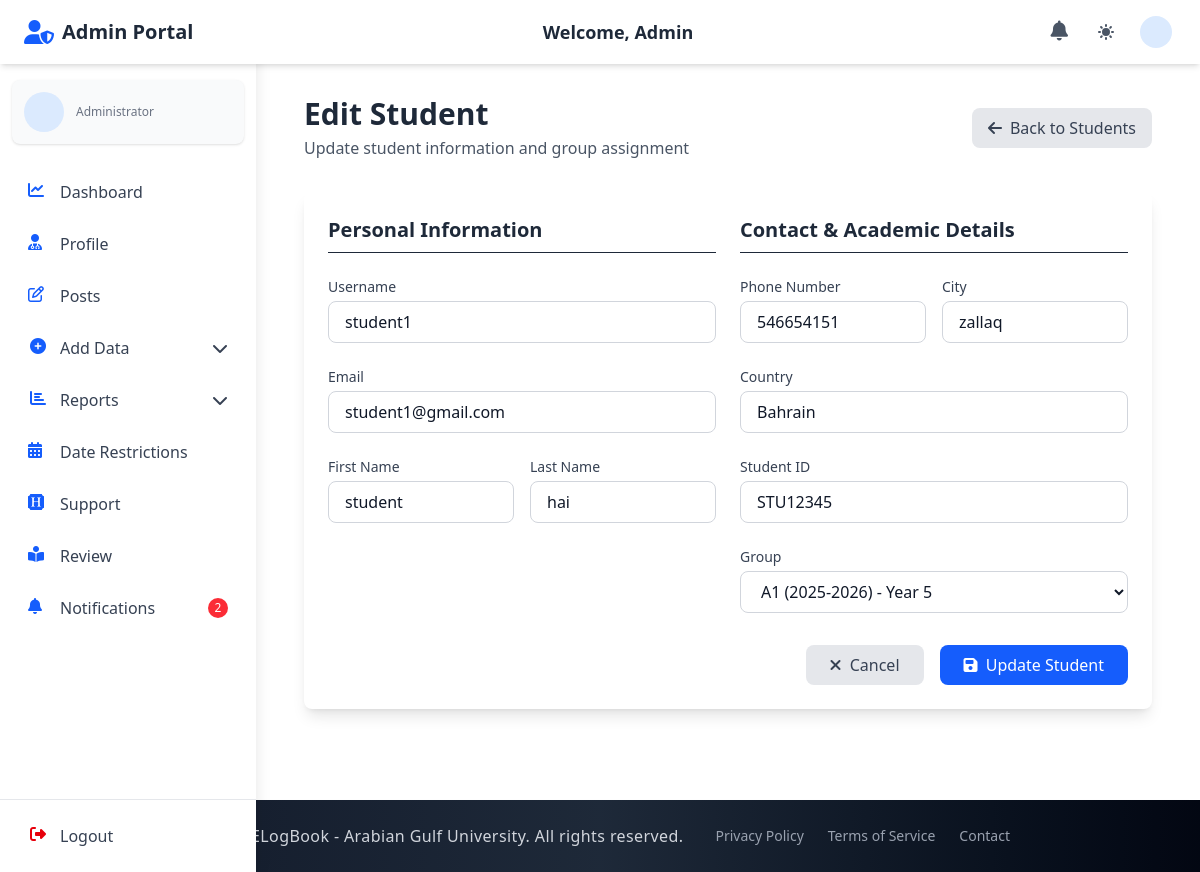
/admin_section/edit-student/1/ (signed in), run on the app's committed database.
### accounts/models.py (models this page shows, shortened)
class CustomUser(AbstractUser):
    email = models.EmailField(unique=True)
    first_name = models.CharField(max_length=150, blank=True)
    last_name = models.CharField(max_length=150, blank=True)
    profile_photo = models.ImageField(
        upload_to="profiles/", blank=True, null=True, default="profiles/default.jpg"
    )
    city = models.CharField(max_length=100, blank=True)
    country = models.CharField(max_length=100, blank=True)
    phone_no = models.CharField(max_length=20, blank=True)
    bio = models.TextField(blank=True)
    speciality = models.CharField(max_length=100, blank=True)
    ROLE_CHOICES = (
        ("student", "Student"),
        ("doctor", "Doctor"),
        ("staff", "Staff"),
        ("admin", "Admin"),
    )
    ROLE_CHOICES = (
        ("defaultuser", "Default User"),
        ("student", "Student"),
        ("doctor", "Doctor"),
        ("staff", "Staff"),
        ("admin", "Admin"),
        ("pending", "Pending"),
    )
    role = models.CharField(max_length=15, choices=ROLE_CHOICES, default="defaultuser")
    groups = models.ManyToManyField(
        "auth.Group", related_name="customuser_groups", blank=True
    )
    user_permissions = models.ManyToManyField(
        "auth.Permission", related_name="customuser_permissions", blank=True
    )
    USERNAME_FIELD = "email"
    REQUIRED_FIELDS = ["username"]

class Student(models.Model):
    user = models.OneToOneField(
        CustomUser, on_delete=models.CASCADE, related_name="student"
    )
    student_id = models.CharField(max_length=30, unique=True)
    group = models.ForeignKey(
        "admin_section.Group",
        on_delete=models.SET_NULL,
        null=True,
        blank=True,
        related_name="students",
    )

### admin_section/views_file/add_student.py (the view)
# urls.py: path("edit-student/<int:student_id>/", edit_student, name="edit_student"),
@login_required
def edit_student(request, student_id):
    student = get_object_or_404(Student, id=student_id)
    user = student.user
    class StudentUserEditForm(forms.ModelForm):
        class Meta:
            model = CustomUser
            fields = ['username', 'email', 'first_name', 'last_name', 'phone_no', 'city', 'country']
            widgets = {
                'username': forms.TextInput(attrs={
                    'class': 'w-full px-4 py-2 rounded-lg border border-gray-300 focus:outline-none focus:ring-2 focus:ring-blue-500 dark:bg-gray-700 dark:border-gray-600 dark:text-white',
                    'placeholder': 'Enter username'
                }),
                'email': forms.EmailInput(attrs={
                    'class': 'w-full px-4 py-2 rounded-lg border border-gray-300 focus:outline-none focus:ring-2 focus:ring-blue-500 dark:bg-gray-700 dark:border-gray-600 dark:text-white',
                    'placeholder': 'Enter email address'
                }),
                'first_name': forms.TextInput(attrs={
                    'class': 'w-full px-4 py-2 rounded-lg border border-gray-300 focus:outline-none focus:ring-2 focus:ring-blue-500 dark:bg-gray-700 dark:border-gray-600 dark:text-white',
                    'placeholder': 'Enter first name'
                }),
                'last_name': forms.TextInput(attrs={
                    'class': 'w-full px-4 py-2 rounded-lg border border-gray-300 focus:outline-none focus:ring-2 focus:ring-blue-500 dark:bg-gray-700 dark:border-gray-600 dark:text-white',
                    'placeholder': 'Enter last name'
                }),
                'phone_no': forms.TextInput(attrs={
                    'class': 'w-full px-4 py-2 rounded-lg border border-gray-300 focus:outline-none focus:ring-2 focus:ring-blue-500 dark:bg-gray-700 dark:border-gray-600 dark:text-white',
                    'placeholder': 'Enter phone number'
                }),
                'city': forms.TextInput(attrs={
                    'class': 'w-full px-4 py-2 rounded-lg border border-gray-300 focus:outline-none focus:ring-2 focus:ring-blue-500 dark:bg-gray-700 dark:border-gray-600 dark:text-white',
                    'placeholder': 'Enter city'
                }),
                'country': forms.TextInput(attrs={
                    'class': 'w-full px-4 py-2 rounded-lg border border-gray-300 focus:outline-none focus:ring-2 focus:ring-blue-500 dark:bg-gray-700 dark:border-gray-600 dark:text-white',
                    'placeholder': 'Enter country'
                }),
            }
    class StudentEditForm(forms.ModelForm):
        class Meta:
            model = Student
            fields = ['student_id', 'group']
            widgets = {
                'student_id': forms.TextInput(attrs={
                    'class': 'w-full px-4 py-2 rounded-lg border border-gray-300 focus:outline-none focus:ring-2 focus:ring-blue-500 dark:bg-gray-700 dark:border-gray-600 dark:text-white',
                    'placeholder': 'Enter student ID'
                }),
                'group': forms.Select(attrs={
                    'class': 'w-full px-4 py-2 rounded-lg border border-gray-300 focus:outline-none focus:ring-2 focus:ring-blue-500 dark:bg-gray-700 dark:border-gray-600 dark:text-white',
                }),
            }
    if request.method == 'POST':
        user_form = StudentUserEditForm(request.POST, instance=user)
        student_form = StudentEditForm(request.POST, instance=student)
        if user_form.is_valid() and student_form.is_valid():
            try:
                with transaction.atomic():
                    user = user_form.save(commit=False)
                    user.role = 'student'  # Ensure role is still student
                    user.save()
                    student = student_form.save()
                    messages.success(request, f'Student {user.first_name} {user.last_name} updated successfully!')
                    return redirect('admin_section:add_student')
            except Exception as e:
                messages.error(request, f'Error updating student: {str(e)}')
    else:
        user_form = StudentUserEditForm(instance=user)
        student_form = StudentEditForm(instance=student)
    context = {
        'user_form': user_form,
        'student_form': student_form,
        'student': student,
    }
    return render(request, 'admin_section/edit_student.html', context)

### admin_section/views_file/add_student.py
    class StudentEditForm(forms.ModelForm):
        class Meta:
            model = Student
            fields = ['student_id', 'group']
            widgets = {
                'student_id': forms.TextInput(attrs={
                    'class': 'w-full px-4 py-2 rounded-lg border border-gray-300 focus:outline-none focus:ring-2 focus:ring-blue-500 dark:bg-gray-700 dark:border-gray-600 dark:text-white',
                    'placeholder': 'Enter student ID'
                }),
                'group': forms.Select(attrs={
                    'class': 'w-full px-4 py-2 rounded-lg border border-gray-300 focus:outline-none focus:ring-2 focus:ring-blue-500 dark:bg-gray-700 dark:border-gray-600 dark:text-white',
                }),
            }

### admin_section/context_processors.py (called while the page is built)
def admin_notification_count(request):
    try:
        user = getattr(request, 'user', None)
        if not user:
            return {'admin_unread_notifications_count': 0}
        if getattr(user, 'is_authenticated', False) and getattr(user, 'role', None) == 'admin':
            admin_unread_notifications_count = AdminNotification.objects.filter(recipient=user, is_read=False).count()
            return {'admin_unread_notifications_count': admin_unread_notifications_count}
    except Exception:
        pass
    return {'admin_unread_notifications_count': 0}

### admin_section/models.py (called while the page is built)
    def __str__(self):
        return f"{self.group_name} ({self.log_year.year_name}) - {self.log_year_section.year_section_name if self.log_year_section else 'No Section'}"

### doctor_section/context_processors.py (called while the page is built)
def notification_count(request):
    try:
        user = getattr(request, 'user', None)
        if not user:
            return {'unread_notifications_count': 0}
        if getattr(user, 'is_authenticated', False) and hasattr(user, 'doctor_profile'):
            doctor = user.doctor_profile
            unread_notifications_count = Notification.objects.filter(
                recipient=doctor, is_read=False
            ).count()
            return {'unread_notifications_count': unread_notifications_count}
    except Exception:
        pass
    return {'unread_notifications_count': 0}

### admin_section/templates/admin_section/edit_student.html (shortened to what this page needs)
{% extends 'base.html' %}
{% block navbar %}
{% include 'components/admin_auth_navbar.html' %}
{% endblock %}
{% block content %}
  <div class="container mx-auto px-4 py-8">
    <div class="flex items-center justify-between mb-8">
      <div>
        <h2 class="text-3xl font-bold text-gray-800 dark:text-white">Edit Student</h2>
        <p class="text-gray-600 dark:text-gray-300 mt-1">Update student information and group assignment</p>
      </div>
      <a href="{% url 'admin_section:add_student' %}" class="px-4 py-2 bg-gray-200 text-gray-700 rounded-lg hover:bg-gray-300 dark:bg-gray-700 dark:text-gray-200 dark:hover:bg-gray-600 transition-colors duration-200 flex items-center">
        <i class="fas fa-arrow-left mr-2"></i> Back to Students
      </a>
    </div>
    <div class="bg-white dark:bg-gray-800 rounded-lg shadow-lg p-6 mb-6 max-w-4xl mx-auto">
      <form method="POST" action="{% url 'admin_section:edit_student' student.id %}">
        <div class="grid grid-cols-1 md:grid-cols-2 gap-6">
          <div class="space-y-6">
            <h3 class="text-xl font-semibold text-gray-800 dark:text-white border-b pb-2">Personal Information</h3>
            <div>
              <label for="{{ user_form.username.id_for_label }}" class="block text-sm font-medium text-gray-700 dark:text-gray-300 mb-1">Username</label>
              {{ user_form.username }}
            </div>
            <div>
              <label for="{{ user_form.email.id_for_label }}" class="block text-sm font-medium text-gray-700 dark:text-gray-300 mb-1">Email</label>
              {{ user_form.email }}
            </div>
            <div class="grid grid-cols-1 md:grid-cols-2 gap-4">
              <div>
                <label for="{{ user_form.first_name.id_for_label }}" class="block text-sm font-medium text-gray-700 dark:text-gray-300 mb-1">First Name</label>
                {{ user_form.first_name }}
              </div>
              <div>
                <label for="{{ user_form.last_name.id_for_label }}" class="block text-sm font-medium text-gray-700 dark:text-gray-300 mb-1">Last Name</label>
                {{ user_form.last_name }}
              </div>
            </div>
          </div>
          <div class="space-y-6">
            <h3 class="text-xl font-semibold text-gray-800 dark:text-white border-b pb-2">Contact & Academic Details</h3>
            <div class="grid grid-cols-1 md:grid-cols-2 gap-4">
              <div>
                <label for="{{ user_form.phone_no.id_for_label }}" class="block text-sm font-medium text-gray-700 dark:text-gray-300 mb-1">Phone Number</label>
                {{ user_form.phone_no }}
              </div>
              <div>
                <label for="{{ user_form.city.id_for_label }}" class="block text-sm font-medium text-gray-700 dark:text-gray-300 mb-1">City</label>
                {{ user_form.city }}
              </div>
            </div>
            <div>
              <label for="{{ user_form.country.id_for_label }}" class="block text-sm font-medium text-gray-700 dark:text-gray-300 mb-1">Country</label>
              {{ user_form.country }}
            </div>
            <div>
              <label for="{{ student_form.student_id.id_for_label }}" class="block text-sm font-medium text-gray-700 dark:text-gray-300 mb-1">Student ID</label>
              {{ student_form.student_id }}
            </div>
            <div>
              <label for="{{ student_form.group.id_for_label }}" class="block text-sm font-medium text-gray-700 dark:text-gray-300 mb-1">Group</label>
              {{ student_form.group }}
            </div>
          </div>
        </div>
        <div class="flex justify-end mt-8 space-x-4">
          <a href="{% url 'admin_section:add_student' %}" class="px-6 py-2 bg-gray-200 text-gray-700 rounded-lg hover:bg-gray-300 dark:bg-gray-700 dark:text-gray-200 dark:hover:bg-gray-600 transition-colors duration-200">
            <i class="fas fa-times mr-1"></i> Cancel
          </a>
          <button type="submit" class="px-6 py-2 bg-blue-600 text-white rounded-lg hover:bg-blue-700 focus:outline-none focus:ring-2 focus:ring-blue-500 focus:ring-offset-2 transition-colors duration-200">
            <i class="fas fa-save mr-1"></i> Update Student
          </button>
        </div>
      </form>
    </div>
  </div>
{% endblock %}

### data on the page
CustomUser: username "student1", email "student1@gmail.com", first_name "student", last_name "hai", phone_no "546654151", city "zallaq", country "Bahrain"
Student: student_id "STU12345", group "A1 (2025-2026) - Year 5"

### other printed values
{{ admin_unread_notifications_count }} "2"
